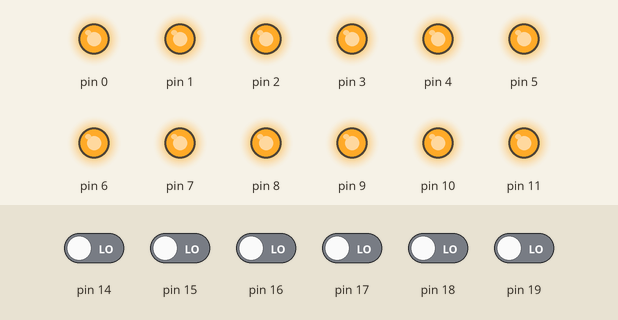
Recording of a sketch running on a simulated Arduino Uno, built with avr-gcc and run on an emulated ATmega328P. Shown: output pins drawn as LEDs (lit = HIGH). Dashed ring = blinking. The inputs (shaded band) are chosen by the test bench; at power-on: pin 14–19 LOW.

Above: at 1.2 s.
1.3 s: pin 14 driven HIGH
At 2.5 s:
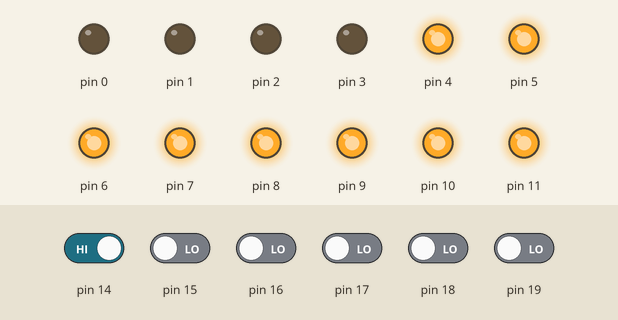
2.8 s: pin 15 driven HIGH
At 3.7 s:
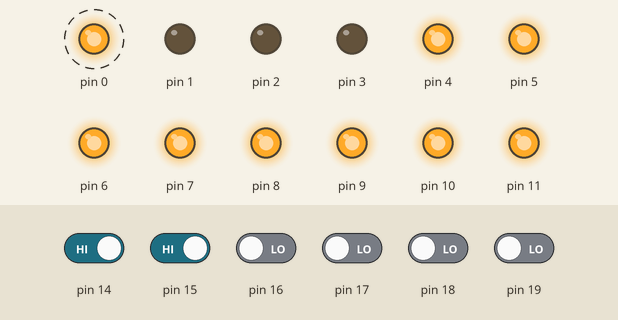
5.8 s: pin 16 driven HIGH
At 8.7 s:
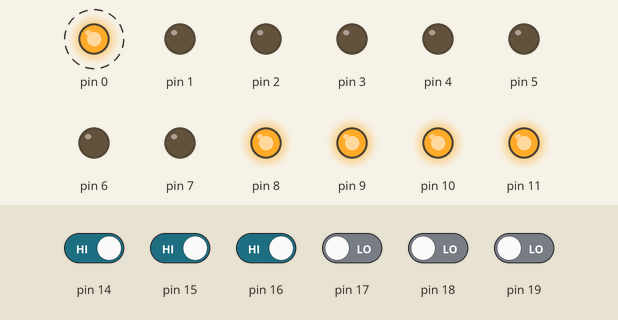
8.8 s: pin 17 driven HIGH
At 10.2 s:
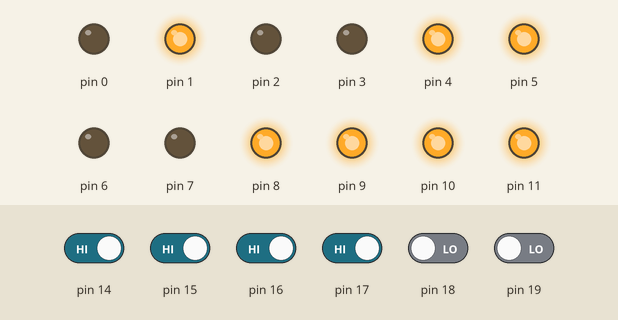
11.8 s: pin 18 driven HIGH
At 12.7 s:
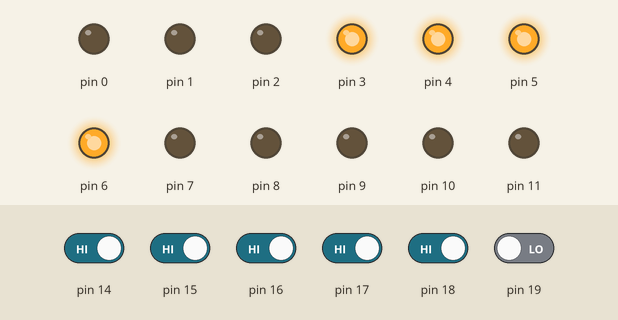
14.8 s: pin 14 driven LOW
At 16.7 s:
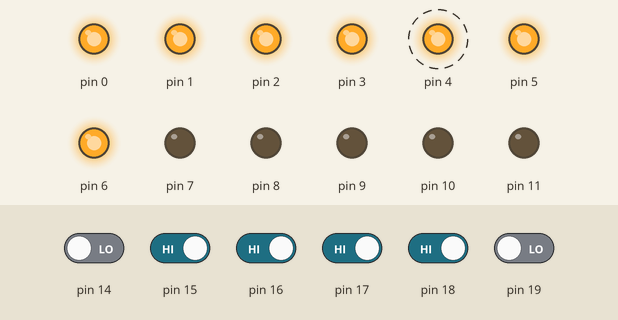
Timing chart, 0 to 20.8 s (numbered marks = the images above; inputs shaded):
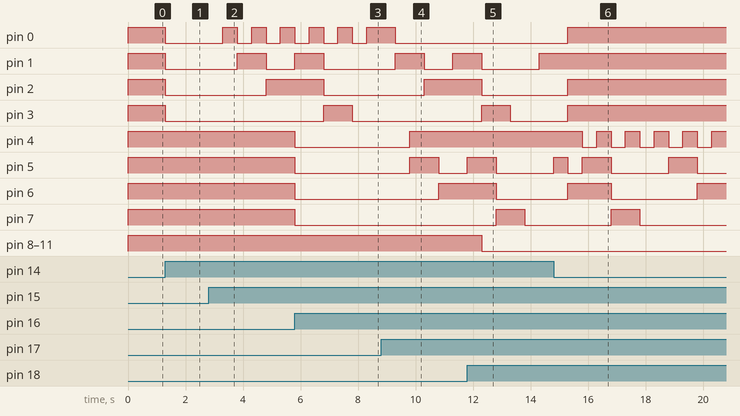

Measured:
- after the input at 1.3 s, pin 0–3: HIGH → LOW at once
- after the input at 2.8 s, pin 0: alternates HIGH for 0.50 s and LOW for 0.50 s, starting after 0.50 s; pin 1: LOW → HIGH after 1.0 s, → LOW 1.0 s later; pin 2: LOW → HIGH after 2.0 s
- after the input at 5.8 s, pin 4–7: HIGH → LOW at once
- after the input at 8.8 s, pin 2: LOW → HIGH after 1.5 s instead of 1.0 s; pin 4: LOW → HIGH after 1.0 s; pin 5: LOW → HIGH after 1.0 s, → LOW 1.0 s later; pin 6: LOW → HIGH after 2.0 s
- after the input at 11.8 s, pin 8–11: HIGH → LOW after 0.50 s
- after the input at 14.8 s, pin 0: LOW → HIGH after 0.50 s; pin 1: stops changing and stays HIGH; pin 2: goes on until 15.3 s, then stays HIGH; pin 4: alternates HIGH for 0.50 s and LOW for 0.50 s, starting after 1.0 s

The sketch:

simhack_6.ino
```cpp
/*
A0,A1 & 0-3  segment1
A2,A3 & 4-7  segment2
A4,A5 & 8-11 segment3
*/
int count=0;
int s1=0;
int s2=0;
int s3=0;
int a[10][4]={{0,0,0,0},{0,0,0,1},{0,0,1,0},{0,0,1,1},{0,1,0,0},{0,1,0,1},{0,1,1,0},{0,1,1,1},{1,0,0,0},{1,0,0,1}};
void setup()
{
  for(int i=0;i<12;i++)
  {
    pinMode(i,OUTPUT);
  }
  for(int i=14;i<20;i++)
  {
    pinMode(i,INPUT);
  }
}
void disp(int num,int s)
{
  for (int i=s;i<s+4;i++)
  {
   digitalWrite(i,a[num][3-i+s]);
  }
}
void reset()
{
  if(count==10)
  {
   count=0;
  }
 }
void token()
{
  if(digitalRead(14)==1)
     {
       disp(s1,0);
       if(digitalRead(15)==1)
       {
        count++;
        reset();
        s1=count;
        delay(500);
       }
      }
  else
  	{
        for(int i=0;i<4;i++)
  		{
    		digitalWrite(i,HIGH);
  		}
     }
  if(digitalRead(16)==1)
     {
       disp(s2,4);
       if(digitalRead(17)==1)
       {
        count++;
        reset();
        s2=count;
        delay(500);
       }
     }
  else
  	{
   		for(int i=4;i<8;i++)
  		{
    		digitalWrite(i,HIGH);
  		}
    }
  if(digitalRead(18)==1)
     {
       disp(s3,8);
       if(digitalRead(19)==1)
       {
        count++;
        reset();
        s3=count;
        delay(500);
       }
     }
  else
  	{
   		for(int i=8;i<12;i++)
  		{
    		digitalWrite(i,HIGH);
  		}
    }
}
void loop()
{
  token();
}
```
